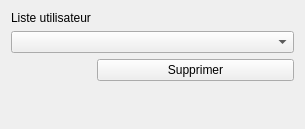
<?xml version="1.0" encoding="UTF-8"?>
<ui version="4.0">
 <class>Form</class>
 <widget class="QWidget" name="Form">
  <property name="windowModality">
   <enum>Qt::ApplicationModal</enum>
  </property>
  <property name="geometry">
   <rect>
    <x>0</x>
    <y>0</y>
    <width>305</width>
    <height>129</height>
   </rect>
  </property>
  <property name="maximumSize">
   <size>
    <width>305</width>
    <height>129</height>
   </size>
  </property>
  <property name="windowTitle">
   <string>Suprrimer Docteur</string>
  </property>
  <layout class="QFormLayout" name="formLayout">
   <item row="1" column="0" colspan="2">
    <widget class="QComboBox" name="list_usr"/>
   </item>
   <item row="2" column="1">
    <widget class="QPushButton" name="del_dr">
     <property name="text">
      <string>Supprimer</string>
     </property>
    </widget>
   </item>
   <item row="0" column="0">
    <widget class="QLabel" name="label">
     <property name="text">
      <string>Liste utilisateur</string>
     </property>
    </widget>
   </item>
  </layout>
 </widget>
 <resources/>
 <connections/>
</ui>
